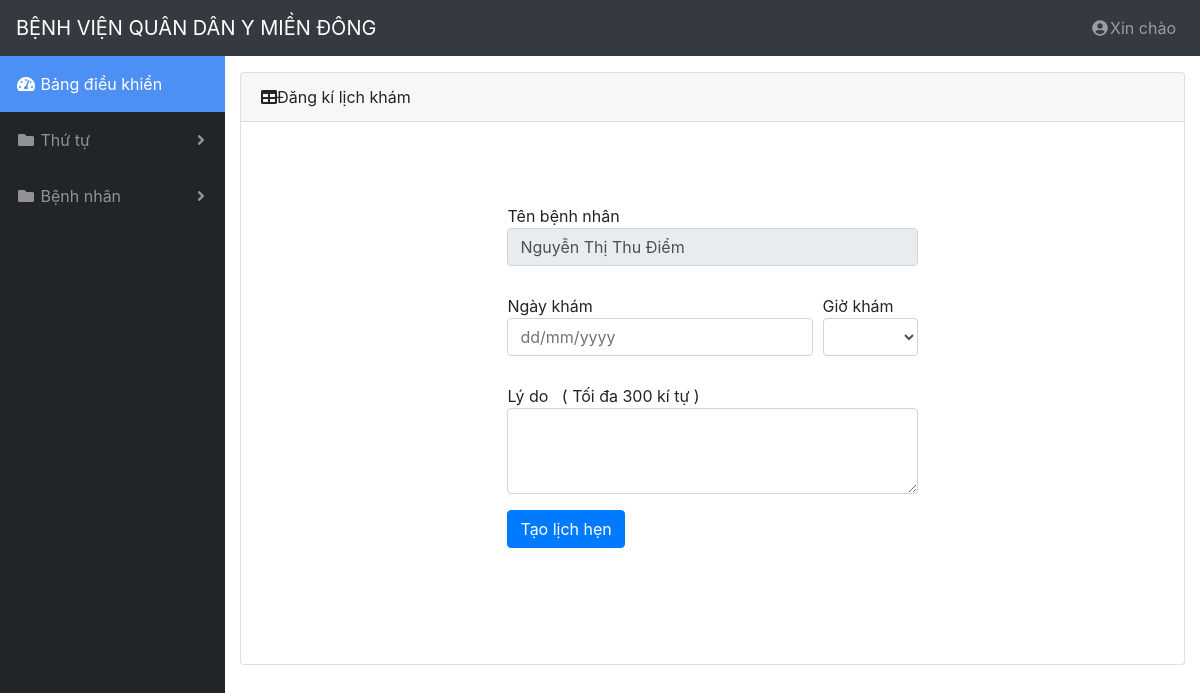
The app's page /views/dangkilichhen.php?bn=24, older data.
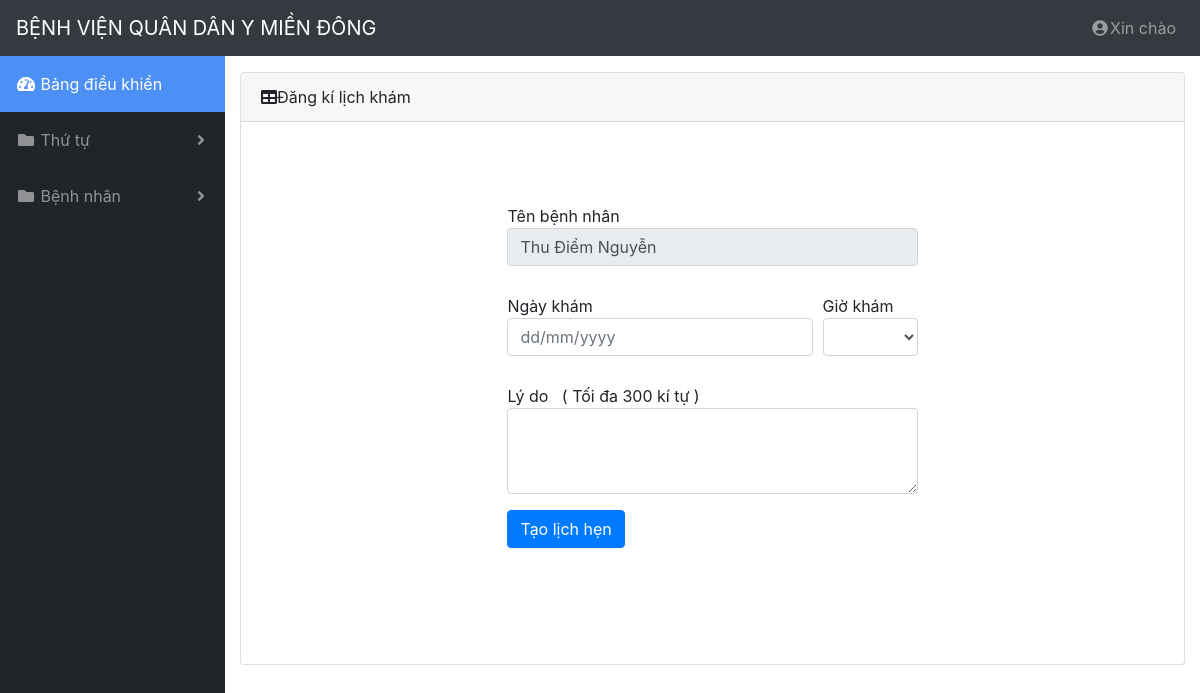
The same page, newer data.
### tables this page shows
CREATE TABLE `tblbenhnhan` (
  `id` int(11) NOT NULL,
  `ten` varchar(255) NOT NULL,
  `gioiTinh` char(3) NOT NULL,
  `diaChi` varchar(100) NOT NULL,
  `ngaySinh` date NOT NULL,
  `soDT` char(11) NOT NULL,
  `CMND` char(9) DEFAULT NULL,
  `danToc` varchar(255) DEFAULT NULL,
  `ngheNghiep` varchar(255) DEFAULT NULL,
  `BHYT` char(15) DEFAULT NULL,
  `ngoaiTuyen` char(1) DEFAULT '0' COMMENT '0: Ngoại tuyến; 1: Không ngoại tuyến',
  `idDangnhap` int(11) NOT NULL
);

### views/dangkilichhen.php (the view, shortened to what this page needs)
<?php
    $id = isset($_GET['bn'])?$_GET['bn']:0;
    $conn = connection::_open();
    $sql = "SELECT * FROM tblbenhnhan WHERE id={$id}";
    $result = mysqli_query($conn,$sql)->fetch_array(MYSQLI_ASSOC);
    $name = "";
    if( $result ){
        $name = $result['ten'];
    }else{
        echo "<meta http-equiv='Refresh' content='0;URL=/'>";
    }
?>
<?php include('header.php') ?>
<div id="content-wrapper">
    <div class="container-fluid">
        <div class="card mb-3 dklichkham">
            <div class="card-header">
              <i class="fas fa-table"></i>Đăng kí lịch khám
            </div>
            <div class="card-body">
                <form id="form-appointment-schedule-bs" method="POST" action="/p-dangki-lichkham">
                    <div class="form-row">
                        <div class="form-group offset-md-2 col-md-8">
                            <label >Tên bệnh nhân</label>
                            <input type="text" class="form-control" value="<?php echo $name ?>" disabled>
                        </div>
                    </div>
                    <div class="form-row">
                        <div class="form-group offset-md-2 col-md-6">
                            <label for="txt_ngayhen">Ngày khám</label>
                            <input type="text" class="form-control" name="txt_ngayhen" id="txt_ngayhen"   placeholder="dd/mm/yyyy">
                        </div>
                        <div class="form-group col-md-2">
                            <label for="sel_time_hen">Giờ khám</label>
                            <select name="sel_time_hen"  id="sel_time_hen" class="form-control" >
                            </select>
                        </div>
                    </div>
                    <div class="form-row">
                        <div class="form-group offset-md-2 col-md-8">
                            <label for="txt_reason">Lý do &nbsp;&nbsp;( Tối đa 300 kí tự )</label>
                            <textarea class="form-control" name="txt_reason" rows="3"></textarea>
                        </div>
                    </div>
                    <div class="form-row">
                        <div class="form-group offset-md-2 col-md-4">
                            <button type="button" class="btn btn-primary bnt-appointment-schedule-bs">Tạo lịch hẹn</button>
                        </div>
                    </div>
                </form>
            </div>
        </div>
    </div>
</div>
<?php include('footer.php') ?>

### views/header.php (shortened to what this page needs)
<!DOCTYPE html>
<html lang="en">
  <head>
    <link href="vendor/bootstrap/css/bootstrap.min.css" rel="stylesheet">
    <link href="vendor/fontawesome-free/css/all.min.css" rel="stylesheet" type="text/css">
    <link href="css/bootstrap-datepicker.css" rel="stylesheet" type="text/css">
    <link href="css/bootstrap-timepicker.min.css" rel="stylesheet" type="text/css">
    <link href="css/chosen.min.css" rel="stylesheet" type="text/css">
    <link href="css/jquery.dataTables.min.css" rel="stylesheet" type="text/css">
    <link href="css/sb-admin.css" rel="stylesheet">
    <link href="css/custom.css" rel="stylesheet">
  </head>
  <body id="page-top">
    <nav class="navbar navbar-expand navbar-dark bg-dark static-top">
      <a class="navbar-brand mr-1" href="/">BỆNH VIỆN QUÂN DÂN Y MIỀN ĐÔNG</a>
      <ul class="navbar-nav ml-auto ml-md-0">
        <li class="nav-item dropdown no-arrow">
          <a class="nav-link dropdown-toggle" href="#" id="userDropdown" role="button" data-toggle="dropdown" aria-haspopup="true" aria-expanded="false">
            <i class="fas fa-user-circle fa-fw"></i>Xin chào
          </a>
        </li>
      </ul>
    </nav>
    <div id="wrapper">
      <ul class="sidebar navbar-nav">
        <li class="nav-item active">
          <a class="nav-link" href="/">
            <i class="fas fa-fw fa-tachometer-alt"></i>
            <span>Bảng điều khiển</span>
          </a>
		</li>
		<li class="nav-item dropdown">
				<a class="nav-link dropdown-toggle" href="#" id="pagesDropdown" role="button" data-toggle="dropdown" aria-haspopup="true" aria-expanded="false">
					<i class="fas fa-fw fa-folder"></i>
					<span>Thứ tự</span>
				</a>
			</li>
		<?php if($user['quyen'] == 0) :?>
		<li class="nav-item dropdown">
			<a class="nav-link dropdown-toggle" href="#" id="pagesDropdown" role="button" data-toggle="dropdown" aria-haspopup="true" aria-expanded="false">
				<i class="fas fa-fw fa-folder"></i>
				<span>Bệnh nhân</span>
			</a>
		</li>
		<?php endif;?>
      </ul>

### views/footer.php (shortened to what this page needs)
</div>
  </body>
</html>

### css/sb-admin.css (style rules this page uses)
html { position: relative; min-height: 100%; }
body { height: 100%; }
#wrapper { display: -webkit-box; display: -ms-flexbox; display: flex; }
#wrapper #content-wrapper { overflow-x: hidden; width: 100%; padding-top: 1rem; padding-bottom: 80px; }
.navbar-nav .nav-item.active .nav-link { color: #fff; }
.navbar-nav .nav-item.dropdown .dropdown-toggle::after { width: 1rem; text-align: center; float: right; vertical-align: 0; border: 0; font-weight: 900; content: '\f105'; font-family: 'Font Awesome 5 Free'; }
.navbar-nav .nav-item.dropdown.no-arrow .dropdown-toggle::after { display: none; }
.sidebar { width: 90px !important; background-color: #212529; min-height: calc(100vh - 56px); }
.sidebar .nav-item:last-child { margin-bottom: 1rem; }
.sidebar .nav-item .nav-link { text-align: center; padding: 0.75rem 1rem; width: 90px; }
.sidebar .nav-item .nav-link span { font-size: 0.65rem; display: block; }
.sidebar .nav-item.dropdown .dropdown-toggle::after { display: none; }
.sidebar .nav-item .nav-link { color: rgba(255, 255, 255, 0.5); }
@media (min-width: 768px) { .sidebar { width: 225px !important; } }
@media (min-width: 768px) { .sidebar .nav-item .nav-link { display: block; width: 100%; text-align: left; padding: 1rem; width: 225px; } }
@media (min-width: 768px) { .sidebar .nav-item .nav-link span { font-size: 1rem; display: inline; } }
@media (min-width: 768px) { .sidebar .nav-item.dropdown .dropdown-toggle::after { display: block; } }
:root { --input-padding-x: 0.75rem; --input-padding-y: 0.75rem; }

### css/custom.css (style rules this page uses)
.dklichkham > .card-body { width: 70%; margin: auto; padding-top:70px; padding-bottom:100px; }
.bg-dark { background: #343a40; }
.form-row label { margin-bottom: unset; margin-top: 12px; }
.active { background:#4d90f5; }

Row changes from the older to the newer data that the page shows:
changed tblbenhnhan: ten "Nguyễn Thị Thu Điểm" → "Thu Điểm Nguyễn"
